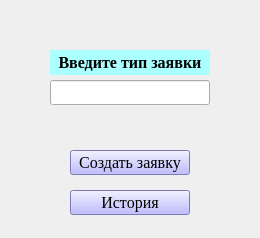
<?xml version="1.0" encoding="UTF-8"?>
<ui version="4.0">
 <class>User_Form</class>
 <widget class="QWidget" name="User_Form">
  <property name="geometry">
   <rect>
    <x>0</x>
    <y>0</y>
    <width>260</width>
    <height>238</height>
   </rect>
  </property>
  <property name="windowTitle">
   <string>Окно пользователя</string>
  </property>
  <widget class="QLabel" name="label">
   <property name="geometry">
    <rect>
     <x>50</x>
     <y>50</y>
     <width>160</width>
     <height>25</height>
    </rect>
   </property>
   <property name="font">
    <font>
     <family>Times New Roman</family>
     <pointsize>12</pointsize>
     <weight>75</weight>
     <bold>true</bold>
    </font>
   </property>
   <property name="styleSheet">
    <string notr="true">background-color: rgb(170, 255, 255);</string>
   </property>
   <property name="text">
    <string>Введите тип заявки</string>
   </property>
   <property name="alignment">
    <set>Qt::AlignCenter</set>
   </property>
  </widget>
  <widget class="QLineEdit" name="type_line">
   <property name="geometry">
    <rect>
     <x>50</x>
     <y>80</y>
     <width>160</width>
     <height>25</height>
    </rect>
   </property>
  </widget>
  <widget class="QPushButton" name="add_req">
   <property name="geometry">
    <rect>
     <x>70</x>
     <y>150</y>
     <width>120</width>
     <height>25</height>
    </rect>
   </property>
   <property name="font">
    <font>
     <family>Times New Roman</family>
     <pointsize>12</pointsize>
     <weight>50</weight>
     <bold>false</bold>
    </font>
   </property>
   <property name="styleSheet">
    <string notr="true">background-color: rgb(170, 170, 255);</string>
   </property>
   <property name="text">
    <string>Создать заявку</string>
   </property>
  </widget>
  <widget class="QPushButton" name="add_req_2">
   <property name="geometry">
    <rect>
     <x>70</x>
     <y>190</y>
     <width>120</width>
     <height>25</height>
    </rect>
   </property>
   <property name="font">
    <font>
     <family>Times New Roman</family>
     <pointsize>12</pointsize>
     <weight>50</weight>
     <bold>false</bold>
    </font>
   </property>
   <property name="styleSheet">
    <string notr="true">background-color: rgb(170, 170, 255);</string>
   </property>
   <property name="text">
    <string>История</string>
   </property>
  </widget>
 </widget>
 <resources/>
 <connections/>
</ui>
